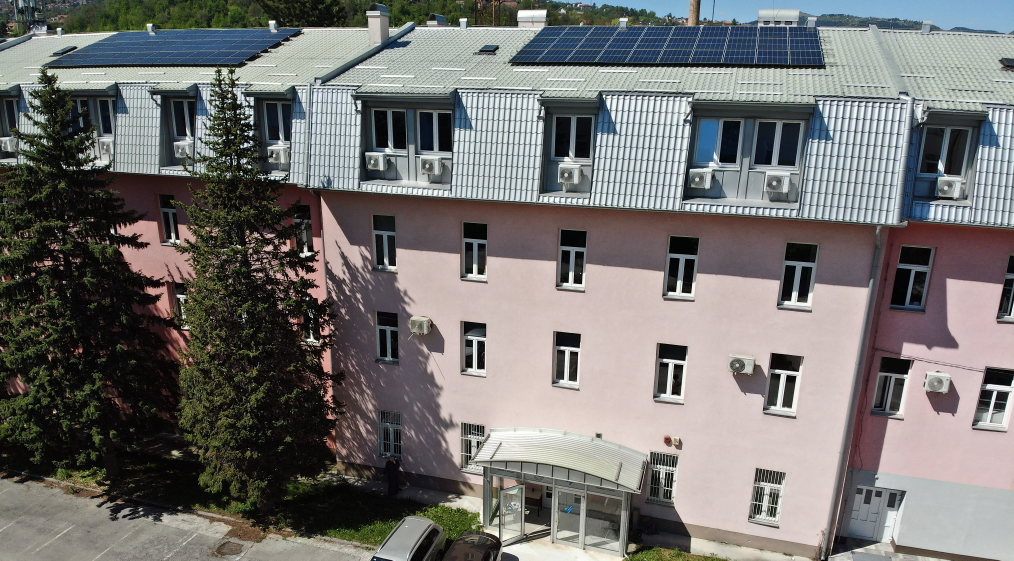
#> input picture etf2/01.jpg, 4056 x 2242 px (shown at 1/4 size); its folder holds 3 pictures in this run
$ python RV_projekat_main.py
#> lines starting #> are read from the running program, lines starting #| are printed output that depends on the picture
import cv2
import re
import numpy as np
import glob
from collections import defaultdict
import open3d as o3d

def load_images(paths):
    """Load images from given paths and validate they were loaded correctly."""
    images = [cv2.imread(p) for p in paths]
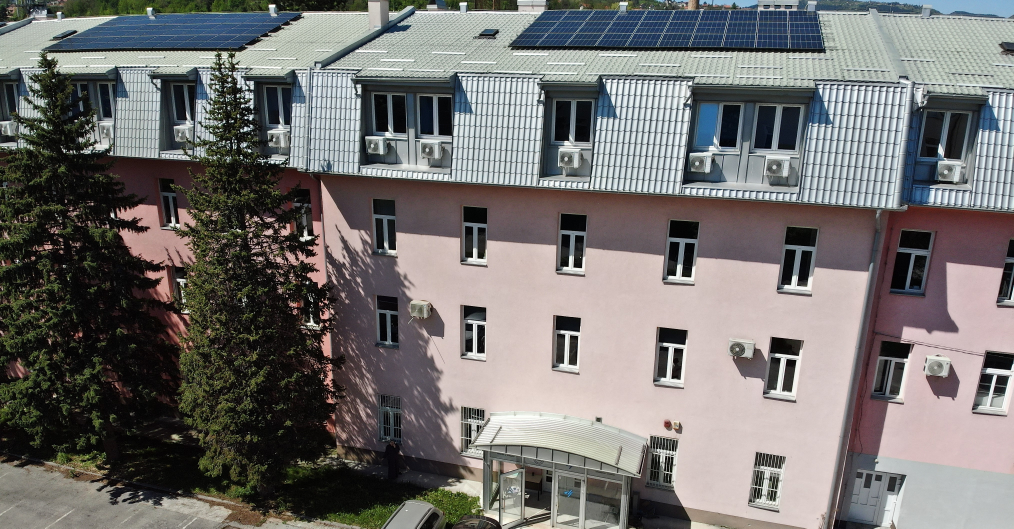
#> input picture etf2/02.jpg, 4056 x 2114 px (shown at 1/4 size)
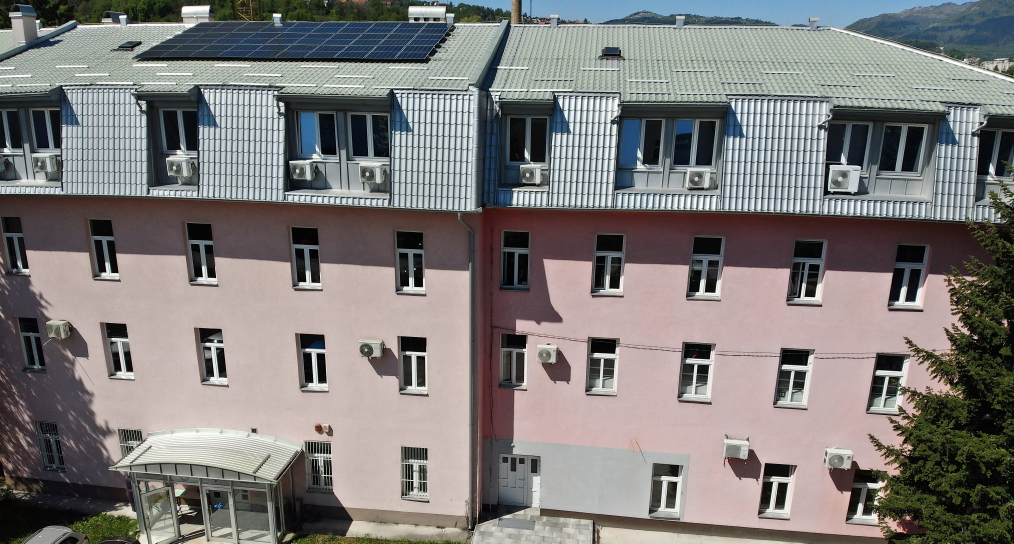
#> input picture etf2/03.jpg, 4056 x 2174 px (shown at 1/4 size)
#> images = 3 items
    for i, img in enumerate(images):
        if img is None:
            raise FileNotFoundError(f"Image {paths[i]} could not be loaded.")
#> this loop made 3 passes
    return images

def read_calibration_matrix(path):
    """Read camera calibration matrix from a text file."""
    with open(path, 'r') as f:
        vals = re.findall(r"[-+]?\d*\.\d+|\d+", f.read())
        K = np.array(vals[:9], dtype=np.float32).reshape(3, 3)
    return K

def load_data(image_dir, calibration_file):
    """Load images and calibration data from directory."""
    image_paths = sorted(glob.glob(f"{image_dir}\\*.jpg"))
    if len(image_paths) < 2:
        raise RuntimeError("At least two images are required.")
    images = load_images(image_paths)
#> images = 3 items
    K = read_calibration_matrix(calibration_file)
    return images, K, image_paths

# [79 lines left out: functions match_all_images, triangulate_two_views, enhance_color, get_point_colors, merge_point_clouds, not called in this run]

def load_and_reconstruct(image_dir, calibration_file):
    # Load images and camera calibration matrix
    images, K, _ = load_data(image_dir, calibration_file)
    keypoints_list, matches_dict = match_all_images(images)

    poses = {}
    all_points = []
    colors_all = []
    # Take the first pair of images from the matches
    idx1, idx2 = list(matches_dict.keys())[0]
    kp1, kp2 = keypoints_list[idx1], keypoints_list[idx2]
    matches = matches_dict[(idx1, idx2)]
    # Extract 2D points for triangulation from the keypoints in the matched pair
    pts1 = np.float32([kp1[m.queryIdx].pt for m in matches])
    pts2 = np.float32([kp2[m.trainIdx].pt for m in matches])
    # Find the essential matrix E using the 2D points, and recover the relative pose
    E, _ = cv2.findEssentialMat(pts1, pts2, K, method=cv2.RANSAC, prob=0.999, threshold=1.0)
    _, R, t, _ = cv2.recoverPose(E, pts1, pts2, K)
    # Assign initial poses: The first image has the identity matrix (no rotation, no translation)
    poses[idx1] = (np.eye(3), np.zeros((3, 1)))
    poses[idx2] = (R, t)
    # Triangulate 3D points for the initial pair of images
    pts3d = triangulate_two_views(kp1, kp2, matches, K, poses[idx1][0], poses[idx1][1], poses[idx2][0], poses[idx2][1])
    colors = get_point_colors(images[idx1], images[idx2], kp1, kp2, matches)
    colors_all.append(colors)

    all_points.append(pts3d)
    # Loop through all matches and reconstruct 3D points for all other images
    for (i, j), matches in matches_dict.items():
        if i in poses and j not in poses:
            known, new = i, j
        elif j in poses and i not in poses:
            known, new = j, i
        else:
            continue
        # Extract keypoints for known and new images
        kp_known = keypoints_list[known]
        kp_new = keypoints_list[new]
        R_known, t_known = poses[known]

        pts3d_tmp = triangulate_two_views(kp_known, kp_new, matches, K, R_known, t_known, np.eye(3), np.zeros((3, 1)))
        pts2d = np.float32([kp_new[m.trainIdx].pt if known == i else kp_new[m.queryIdx].pt for m in matches])
        #Removing outliers
        mask = np.linalg.norm(pts3d_tmp, axis=1) < 1000
        pts3d_tmp = pts3d_tmp[mask]
        pts2d = pts2d[mask]

        if len(pts3d_tmp) < 6:
            continue
	#PnP
        success, rvec, tvec = cv2.solvePnP(pts3d_tmp, pts2d, K, None)
        if not success:
            continue

        R_new, _ = cv2.Rodrigues(rvec)
        poses[new] = (R_new, tvec)
        pts3d_new = triangulate_two_views(kp_known, kp_new, matches, K, R_known, t_known, R_new, tvec)
        colors = get_point_colors(images[known], images[new], kp_known, kp_new, matches)
        colors_all.append(colors)

        all_points.append(pts3d_new)
	#Point cloud creation from 3D points
    if all_points:
        cloud = np.vstack(all_points)
        colors = np.vstack(colors_all)
        pcd = o3d.geometry.PointCloud()
        pcd.points = o3d.utility.Vector3dVector(cloud)
        pcd.colors = o3d.utility.Vector3dVector(colors)

        return pcd
    else:
        return None

if __name__ == "__main__":
    # === 1. Front: ETF2 + ETF3 ===
    # Reconstruct front view from two image sets
#> (the run stopped early here; a loop or call above may not have finished)
